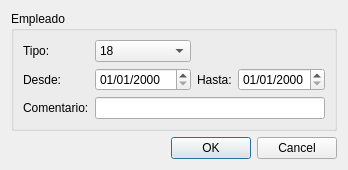
<?xml version="1.0" encoding="UTF-8"?>
<ui version="4.0">
 <class>Lic_Agregar</class>
 <widget class="QDialog" name="Lic_Agregar">
  <property name="geometry">
   <rect>
    <x>0</x>
    <y>0</y>
    <width>417</width>
    <height>182</height>
   </rect>
  </property>
  <property name="windowTitle">
   <string>Agregar licencia</string>
  </property>
  <property name="modal">
   <bool>true</bool>
  </property>
  <layout class="QVBoxLayout" name="verticalLayout">
   <property name="sizeConstraint">
    <enum>QLayout::SetFixedSize</enum>
   </property>
   <item>
    <widget class="QGroupBox" name="groupBox">
     <property name="title">
      <string>Empleado</string>
     </property>
     <layout class="QGridLayout" name="gridLayout">
      <item row="4" column="1" colspan="3">
       <widget class="QLineEdit" name="leComentario"/>
      </item>
      <item row="1" column="3">
       <widget class="QDateEdit" name="deHasta">
        <property name="locale">
         <locale language="Spanish" country="Argentina"/>
        </property>
        <property name="displayFormat">
         <string>dd/MM/yyyy</string>
        </property>
       </widget>
      </item>
      <item row="1" column="2">
       <widget class="QLabel" name="lblHasta">
        <property name="text">
         <string>Hasta:</string>
        </property>
       </widget>
      </item>
      <item row="4" column="0">
       <widget class="QLabel" name="lblComentario">
        <property name="text">
         <string>Comentario:</string>
        </property>
       </widget>
      </item>
      <item row="1" column="1">
       <widget class="QDateEdit" name="deDesde">
        <property name="locale">
         <locale language="Spanish" country="Argentina"/>
        </property>
        <property name="displayFormat">
         <string>dd/MM/yyyy</string>
        </property>
       </widget>
      </item>
      <item row="0" column="0">
       <widget class="QLabel" name="lblTIpoLicencia">
        <property name="text">
         <string>Tipo:</string>
        </property>
       </widget>
      </item>
      <item row="1" column="0">
       <widget class="QLabel" name="lblDesde">
        <property name="text">
         <string>Desde:</string>
        </property>
       </widget>
      </item>
      <item row="0" column="1">
       <widget class="QComboBox" name="cmbTipoLicencia">
        <item>
         <property name="text">
          <string>18</string>
         </property>
        </item>
        <item>
         <property name="text">
          <string>3</string>
         </property>
        </item>
        <item>
         <property name="text">
          <string>53</string>
         </property>
        </item>
        <item>
         <property name="text">
          <string>58</string>
         </property>
        </item>
        <item>
         <property name="text">
          <string>Comisión</string>
         </property>
        </item>
        <item>
         <property name="text">
          <string>Enfermedad</string>
         </property>
        </item>
        <item>
         <property name="text">
          <string>Franco</string>
         </property>
        </item>
        <item>
         <property name="text">
          <string>Otro</string>
         </property>
        </item>
       </widget>
      </item>
     </layout>
    </widget>
   </item>
   <item>
    <widget class="QDialogButtonBox" name="buttonBox">
     <property name="orientation">
      <enum>Qt::Horizontal</enum>
     </property>
     <property name="standardButtons">
      <set>QDialogButtonBox::Cancel|QDialogButtonBox::Ok</set>
     </property>
    </widget>
   </item>
  </layout>
 </widget>
 <resources/>
 <connections>
  <connection>
   <sender>buttonBox</sender>
   <signal>accepted()</signal>
   <receiver>Lic_Agregar</receiver>
   <slot>accept()</slot>
   <hints>
    <hint type="sourcelabel">
     <x>248</x>
     <y>254</y>
    </hint>
    <hint type="destinationlabel">
     <x>157</x>
     <y>274</y>
    </hint>
   </hints>
  </connection>
  <connection>
   <sender>buttonBox</sender>
   <signal>rejected()</signal>
   <receiver>Lic_Agregar</receiver>
   <slot>reject()</slot>
   <hints>
    <hint type="sourcelabel">
     <x>316</x>
     <y>260</y>
    </hint>
    <hint type="destinationlabel">
     <x>286</x>
     <y>274</y>
    </hint>
   </hints>
  </connection>
 </connections>
</ui>
